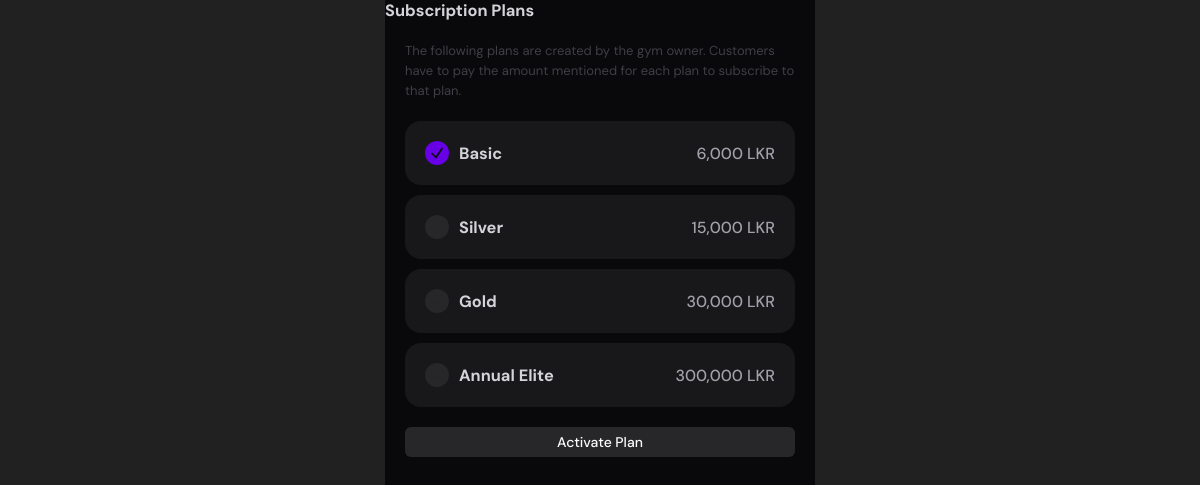
/rat/subscription-plans/index.php, run on the app's committed database.
### tables this page shows
CREATE TABLE `membership_plans` (
  `id` int NOT NULL,
  `name` varchar(100) NOT NULL,
  `description` varchar(500) NOT NULL,
  `price` int NOT NULL,
  `duration` int NOT NULL COMMENT 'In days',
  `is_locked` tinyint(1) NOT NULL DEFAULT '1',
  `created_at` timestamp NOT NULL DEFAULT CURRENT_TIMESTAMP,
  `updated_at` timestamp NOT NULL DEFAULT CURRENT_TIMESTAMP
);

### src/db/Database.php (called while the page is built, shortened)
<?php
class Database
{
    private static null|Database $instance = null;
    private $CONFIG = [
        "host" => "mysql_db",
        "username" => "root",
        "password" => "123456",
        "dbname" => "gymrat",
    ];
    private function __construct()
    {
        try {
            $tz = (new DateTime('now', new DateTimeZone('Asia/Colombo')))->format('P');
            $this->conn = new PDO(
                "mysql:host=" . $this->CONFIG['host'] . ";dbname=" . $this->CONFIG['dbname'],
                $this->CONFIG['username'],
                $this->CONFIG['password'],
                [
                    \PDO::ATTR_ERRMODE => \PDO::ERRMODE_EXCEPTION,
                    \PDO::MYSQL_ATTR_INIT_COMMAND => "SET time_zone='$tz'"
                ]
            );
        } catch (PDOException  $e) {
            die("database connection failed: " . $e->getMessage());
        }
    }
    public static function get_conn()
    {
        if (!self::$instance) {
            self::$instance = new Database();
        }
        return self::$instance->conn;
    }
}

### src/db/Model.php (called while the page is built, shortened)
<?php
require_once __DIR__ . "/Database.php";
abstract class Model
{
    public function __construct()
    {
        $this->conn = Database::get_conn();
    }
}

### src/db/models/MembershipPlan.php (called while the page is built, shortened)
<?php
require_once __DIR__ . "/../Model.php";
class MembershipPlan extends Model
{
    protected $table = "membership_plans";
    public function fill(array $data)
    {
        $this->name = $data['name'] ?? "";
    }
    public function get_all(): array
    {
        $sql = "SELECT * FROM $this->table";
        $stmt = $this->conn->prepare($sql);
        $stmt->execute();
        $items = $stmt->fetchAll();
        return array_map(function ($item) {
            $membershipPlan = new MembershipPlan();
            $membershipPlan->fill($item);
            return $membershipPlan;
        }, $items);
    }
}

### src/rat/subscription-plans/index.php (the view, shortened to what this page needs)
<?php
require_once "../includes/header.php";
require_once "../includes/titlebar.php";
require_once "../../db/models/MembershipPlan.php";
$planModel = new MembershipPlan;
try {
    $plans = $planModel->get_all();
} catch (PDOException $e) {
    die("Failed to fetch plans due to error: " . $e->getMessage());
}
?>
<main>
    <p class="paragraph small">
        The following plans are created by the gym owner. Customers have to pay the amount mentioned for each plan to subscribe to that plan.
    </p>
    <form action="checkout.php" method="post">
        <div class="plans">
            <?php foreach ($plans as $i => $plan): ?>
                <label class="plan">
                    <div class="tick">
                        <svg xmlns="http://www.w3.org/2000/svg" fill="none" viewBox="0 0 24 24" stroke-width="2.5" stroke="currentColor" width="16" height="16">
                            <path stroke-linecap="round" stroke-linejoin="round" d="m4.5 12.75 6 6 9-13.5" />
                        </svg>
                    </div>
                    <h3 class="title"><?= $plan->name ?></h3>
                    <span class="price"><?= number_format($plan->price) ?> LKR</span>
                </label>
            <?php endforeach; ?>
        </div>
        <button class="btn">Activate Plan</button>
    </form>
</main>
<?php require_once "../includes/footer.php" ?>

### src/rat/styles/globals.css (style rules this page uses)
* { margin: 0; padding: 0; box-sizing: border-box; font-family: "DM Sans", sans-serif; font-optical-sizing: auto; }
input, select, button, textarea { outline: none; font-size: inherit; }
:root { --color-violet-50: #f1e6ff; --color-violet-100: #e3ccff; --color-violet-200: #c799ff; --color-violet-300: #aa66ff; --color-violet-400: #8e33ff; --color-violet-500: #7200ff; --color-violet-600: #6700e6; --color-violet-700: #5b00cc; --color-violet-800: #5000b3; --color-violet-900: #440099; --color-violet-950: #2e0066; --color-zinc-50: #fafafa; --color-zinc-100: #f4f4f5; --color-zinc-200: #e4e4e7; --color-zinc-300: #d4d4d8; --color-zinc-400: #a1a1aa; --color-zinc-500: #71717a; --color-zinc-600: #52525b; --color-zinc-700: #3f3f46; --color-zinc-800: #27272a; --color-zinc-900: #18181b; --color-zinc-950: #09090b; --color-red: #d53a3a; --color-red-light: #f05050; --color-green: #34973e; --color-green-light: #42b34d; font-size: 14px; background-color: #212121; --body-width: 430px; }
body { max-width: var(--body-width); margin: 0 auto; min-height: 100vh; background-color: var(--color-zinc-950); color: var(--color-zinc-300); }
main { display: flex; flex-direction: column; }
main:not(.no-padding) { padding: 20px; }
button { border: none; cursor: pointer; }

### src/staff/styles/components.css (style rules this page uses)
.btn { background-color: var(--color-zinc-800); border: 1px solid var(--color-zinc-950); color: var(--color-zinc-50); border: none; border-radius: 6px; padding: 0 12px; height: 30px; cursor: pointer; transition: background-color 0.6s; font-weight: 500; user-select: none; display: flex; align-items: center; justify-content: center; }
.paragraph { font-size: 13px; color: var(--color-zinc-700); line-height: 20px; }

### src/rat/subscription-plans/subscription-plans.css (style rules this page uses)
form { display: flex; flex-direction: column; gap: 20px; margin-top: 20px; }
.plans { display: flex; flex-direction: column; gap: 10px; }
.plan { display: flex; padding: 20px; background-color: var(--color-zinc-900); border-radius: 16px; gap: 10px; cursor: pointer; align-items: center; }
.plan .title { flex: 1; }
.plan .price { font-size: 16px; font-weight: 500; color: var(--color-zinc-400); }
.plan .tick { background-color: var(--color-zinc-800); color: var(--color-zinc-800); transition: background-color 0.3s, color 0.3s; width: 24px; height: 24px; border-radius: 9999px; display: flex; align-items: center; justify-content: center; }
.plan input:checked + .tick { background-color: var(--color-violet-600); color: var(--color-zinc-950); }

### data on the page
membership_plans: name "Basic", price "6,000"
membership_plans: name "Silver", price "15,000"
membership_plans: name "Gold", price "30,000"
membership_plans: name "Annual Elite", price "300,000"

### other printed values
$title "Subscription Plans"
